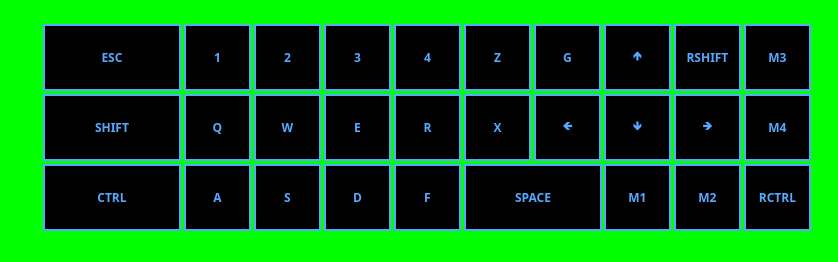
<?xml version="1.0" encoding="UTF-8"?>
<ui version="4.0">
 <class>MainWindow</class>
 <widget class="QMainWindow" name="MainWindow">
  <property name="geometry">
   <rect>
    <x>0</x>
    <y>0</y>
    <width>838</width>
    <height>262</height>
   </rect>
  </property>
  <property name="windowTitle">
   <string>MainWindow</string>
  </property>
  <property name="styleSheet">
   <string notr="true">background-color: rgb(0, 255, 0);</string>
  </property>
  <widget class="QWidget" name="centralwidget">
   <widget class="QPushButton" name="ESCAPE">
    <property name="geometry">
     <rect>
      <x>37</x>
      <y>20</y>
      <width>150</width>
      <height>75</height>
     </rect>
    </property>
    <property name="minimumSize">
     <size>
      <width>150</width>
      <height>75</height>
     </size>
    </property>
    <property name="font">
     <font>
      <family>Poppins</family>
      <bold>true</bold>
     </font>
    </property>
    <property name="styleSheet">
     <string notr="true">color: rgb(85, 170, 255);
background-color: rgb(0, 0, 0);
border-color: rgb(85, 170, 255);
border-style: solid; 
border-width: 2px; 
margin: 4px 6px;</string>
    </property>
    <property name="text">
     <string>ESC</string>
    </property>
   </widget>
   <widget class="QPushButton" name="SHIFT">
    <property name="geometry">
     <rect>
      <x>37</x>
      <y>90</y>
      <width>150</width>
      <height>75</height>
     </rect>
    </property>
    <property name="minimumSize">
     <size>
      <width>150</width>
      <height>75</height>
     </size>
    </property>
    <property name="font">
     <font>
      <family>Poppins</family>
      <bold>true</bold>
     </font>
    </property>
    <property name="styleSheet">
     <string notr="true">color: rgb(85, 170, 255);
background-color: rgb(0, 0, 0);
border-color: rgb(85, 170, 255);
border-style: solid; 
border-width: 2px; 
margin: 4px 6px;</string>
    </property>
    <property name="text">
     <string>SHIFT</string>
    </property>
   </widget>
   <widget class="QPushButton" name="CTRL">
    <property name="geometry">
     <rect>
      <x>37</x>
      <y>160</y>
      <width>150</width>
      <height>75</height>
     </rect>
    </property>
    <property name="minimumSize">
     <size>
      <width>150</width>
      <height>75</height>
     </size>
    </property>
    <property name="font">
     <font>
      <family>Poppins</family>
      <bold>true</bold>
     </font>
    </property>
    <property name="styleSheet">
     <string notr="true">color: rgb(85, 170, 255);
background-color: rgb(0, 0, 0);
border-color: rgb(85, 170, 255);
border-style: solid; 
border-width: 2px; 
margin: 4px 6px;</string>
    </property>
    <property name="text">
     <string>CTRL</string>
    </property>
   </widget>
   <widget class="QPushButton" name="ONE">
    <property name="geometry">
     <rect>
      <x>180</x>
      <y>20</y>
      <width>75</width>
      <height>75</height>
     </rect>
    </property>
    <property name="minimumSize">
     <size>
      <width>75</width>
      <height>75</height>
     </size>
    </property>
    <property name="font">
     <font>
      <family>Poppins</family>
      <bold>true</bold>
     </font>
    </property>
    <property name="styleSheet">
     <string notr="true">color: rgb(85, 170, 255);
background-color: rgb(0, 0, 0);
border-color: rgb(85, 170, 255);
border-style: solid; 
border-width: 2px; 
margin: 4px 4px;</string>
    </property>
    <property name="text">
     <string>1</string>
    </property>
   </widget>
   <widget class="QPushButton" name="TWO">
    <property name="geometry">
     <rect>
      <x>250</x>
      <y>20</y>
      <width>75</width>
      <height>75</height>
     </rect>
    </property>
    <property name="minimumSize">
     <size>
      <width>75</width>
      <height>75</height>
     </size>
    </property>
    <property name="font">
     <font>
      <family>Poppins</family>
      <bold>true</bold>
     </font>
    </property>
    <property name="styleSheet">
     <string notr="true">color: rgb(85, 170, 255);
background-color: rgb(0, 0, 0);
border-color: rgb(85, 170, 255);
border-style: solid; 
border-width: 2px; 
margin: 4px 4px;</string>
    </property>
    <property name="text">
     <string>2</string>
    </property>
   </widget>
   <widget class="QPushButton" name="THREE">
    <property name="geometry">
     <rect>
      <x>320</x>
      <y>20</y>
      <width>75</width>
      <height>75</height>
     </rect>
    </property>
    <property name="minimumSize">
     <size>
      <width>75</width>
      <height>75</height>
     </size>
    </property>
    <property name="font">
     <font>
      <family>Poppins</family>
      <bold>true</bold>
     </font>
    </property>
    <property name="styleSheet">
     <string notr="true">color: rgb(85, 170, 255);
background-color: rgb(0, 0, 0);
border-color: rgb(85, 170, 255);
border-style: solid; 
border-width: 2px; 
margin: 4px 4px;</string>
    </property>
    <property name="text">
     <string>3</string>
    </property>
   </widget>
   <widget class="QPushButton" name="FOUR">
    <property name="geometry">
     <rect>
      <x>390</x>
      <y>20</y>
      <width>75</width>
      <height>75</height>
     </rect>
    </property>
    <property name="minimumSize">
     <size>
      <width>75</width>
      <height>75</height>
     </size>
    </property>
    <property name="font">
     <font>
      <family>Poppins</family>
      <bold>true</bold>
     </font>
    </property>
    <property name="styleSheet">
     <string notr="true">color: rgb(85, 170, 255);
background-color: rgb(0, 0, 0);
border-color: rgb(85, 170, 255);
border-style: solid; 
border-width: 2px; 
margin: 4px 4px;</string>
    </property>
    <property name="text">
     <string>4</string>
    </property>
   </widget>
   <widget class="QPushButton" name="Z">
    <property name="geometry">
     <rect>
      <x>460</x>
      <y>20</y>
      <width>75</width>
      <height>75</height>
     </rect>
    </property>
    <property name="minimumSize">
     <size>
      <width>75</width>
      <height>75</height>
     </size>
    </property>
    <property name="font">
     <font>
      <family>Poppins</family>
      <bold>true</bold>
     </font>
    </property>
    <property name="styleSheet">
     <string notr="true">color: rgb(85, 170, 255);
background-color: rgb(0, 0, 0);
border-color: rgb(85, 170, 255);
border-style: solid; 
border-width: 2px; 
margin: 4px 4px;</string>
    </property>
    <property name="text">
     <string>Z</string>
    </property>
   </widget>
   <widget class="QPushButton" name="G">
    <property name="geometry">
     <rect>
      <x>530</x>
      <y>20</y>
      <width>75</width>
      <height>75</height>
     </rect>
    </property>
    <property name="minimumSize">
     <size>
      <width>75</width>
      <height>75</height>
     </size>
    </property>
    <property name="font">
     <font>
      <family>Poppins</family>
      <bold>true</bold>
     </font>
    </property>
    <property name="styleSheet">
     <string notr="true">color: rgb(85, 170, 255);
background-color: rgb(0, 0, 0);
border-color: rgb(85, 170, 255);
border-style: solid; 
border-width: 2px; 
margin: 4px 4px;</string>
    </property>
    <property name="text">
     <string>G</string>
    </property>
   </widget>
   <widget class="QPushButton" name="UP">
    <property name="geometry">
     <rect>
      <x>600</x>
      <y>20</y>
      <width>75</width>
      <height>75</height>
     </rect>
    </property>
    <property name="minimumSize">
     <size>
      <width>75</width>
      <height>75</height>
     </size>
    </property>
    <property name="font">
     <font>
      <family>Poppins</family>
      <bold>true</bold>
     </font>
    </property>
    <property name="styleSheet">
     <string notr="true">color: rgb(85, 170, 255);
background-color: rgb(0, 0, 0);
border-color: rgb(85, 170, 255);
border-style: solid; 
border-width: 2px; 
margin: 4px 4px;</string>
    </property>
    <property name="text">
     <string>🡹</string>
    </property>
   </widget>
   <widget class="QPushButton" name="RSHIFT">
    <property name="geometry">
     <rect>
      <x>670</x>
      <y>20</y>
      <width>75</width>
      <height>75</height>
     </rect>
    </property>
    <property name="minimumSize">
     <size>
      <width>75</width>
      <height>75</height>
     </size>
    </property>
    <property name="font">
     <font>
      <family>Poppins</family>
      <bold>true</bold>
     </font>
    </property>
    <property name="styleSheet">
     <string notr="true">color: rgb(85, 170, 255);
background-color: rgb(0, 0, 0);
border-color: rgb(85, 170, 255);
border-style: solid; 
border-width: 2px; 
margin: 4px 4px;</string>
    </property>
    <property name="text">
     <string>RSHIFT</string>
    </property>
   </widget>
   <widget class="QPushButton" name="Q">
    <property name="geometry">
     <rect>
      <x>180</x>
      <y>90</y>
      <width>75</width>
      <height>75</height>
     </rect>
    </property>
    <property name="minimumSize">
     <size>
      <width>75</width>
      <height>75</height>
     </size>
    </property>
    <property name="font">
     <font>
      <family>Poppins</family>
      <bold>true</bold>
     </font>
    </property>
    <property name="styleSheet">
     <string notr="true">color: rgb(85, 170, 255);
background-color: rgb(0, 0, 0);
border-color: rgb(85, 170, 255);
border-style: solid; 
border-width: 2px; 
margin: 4px 4px;</string>
    </property>
    <property name="text">
     <string>Q</string>
    </property>
   </widget>
   <widget class="QPushButton" name="W">
    <property name="geometry">
     <rect>
      <x>250</x>
      <y>90</y>
      <width>75</width>
      <height>75</height>
     </rect>
    </property>
    <property name="minimumSize">
     <size>
      <width>75</width>
      <height>75</height>
     </size>
    </property>
    <property name="font">
     <font>
      <family>Poppins</family>
      <bold>true</bold>
     </font>
    </property>
    <property name="styleSheet">
     <string notr="true">color: rgb(85, 170, 255);
background-color: rgb(0, 0, 0);
border-color: rgb(85, 170, 255);
border-style: solid; 
border-width: 2px; 
margin: 4px 4px;</string>
    </property>
    <property name="text">
     <string>W</string>
    </property>
   </widget>
   <widget class="QPushButton" name="E">
    <property name="geometry">
     <rect>
      <x>320</x>
      <y>90</y>
      <width>75</width>
      <height>75</height>
     </rect>
    </property>
    <property name="minimumSize">
     <size>
      <width>75</width>
      <height>75</height>
     </size>
    </property>
    <property name="font">
     <font>
      <family>Poppins</family>
      <bold>true</bold>
     </font>
    </property>
    <property name="styleSheet">
     <string notr="true">color: rgb(85, 170, 255);
background-color: rgb(0, 0, 0);
border-color: rgb(85, 170, 255);
border-style: solid; 
border-width: 2px; 
margin: 4px 4px;</string>
    </property>
    <property name="text">
     <string>E</string>
    </property>
   </widget>
   <widget class="QPushButton" name="R">
    <property name="geometry">
     <rect>
      <x>390</x>
      <y>90</y>
      <width>75</width>
      <height>75</height>
     </rect>
    </property>
    <property name="minimumSize">
     <size>
      <width>75</width>
      <height>75</height>
     </size>
    </property>
    <property name="font">
     <font>
      <family>Poppins</family>
      <bold>true</bold>
     </font>
    </property>
    <property name="styleSheet">
     <string notr="true">color: rgb(85, 170, 255);
background-color: rgb(0, 0, 0);
border-color: rgb(85, 170, 255);
border-style: solid; 
border-width: 2px; 
margin: 4px 4px;</string>
    </property>
    <property name="text">
     <string>R</string>
    </property>
   </widget>
   <widget class="QPushButton" name="X">
    <property name="geometry">
     <rect>
      <x>460</x>
      <y>90</y>
      <width>75</width>
      <height>75</height>
     </rect>
    </property>
    <property name="minimumSize">
     <size>
      <width>75</width>
      <height>75</height>
     </size>
    </property>
    <property name="font">
     <font>
      <family>Poppins</family>
      <bold>true</bold>
     </font>
    </property>
    <property name="styleSheet">
     <string notr="true">color: rgb(85, 170, 255);
background-color: rgb(0, 0, 0);
border-color: rgb(85, 170, 255);
border-style: solid; 
border-width: 2px; 
margin: 4px 4px;</string>
    </property>
    <property name="text">
     <string>X</string>
    </property>
   </widget>
   <widget class="QPushButton" name="LEFT">
    <property name="geometry">
     <rect>
      <x>530</x>
      <y>90</y>
      <width>75</width>
      <height>75</height>
     </rect>
    </property>
    <property name="minimumSize">
     <size>
      <width>75</width>
      <height>75</height>
     </size>
    </property>
    <property name="font">
     <font>
      <family>Poppins</family>
      <bold>true</bold>
     </font>
    </property>
    <property name="styleSheet">
     <string notr="true">color: rgb(85, 170, 255);
background-color: rgb(0, 0, 0);
border-color: rgb(85, 170, 255);
border-style: solid; 
border-width: 2px; 
margin: 4px 4px;</string>
    </property>
    <property name="text">
     <string>🡸</string>
    </property>
   </widget>
   <widget class="QPushButton" name="DOWN">
    <property name="geometry">
     <rect>
      <x>600</x>
      <y>90</y>
      <width>75</width>
      <height>75</height>
     </rect>
    </property>
    <property name="minimumSize">
     <size>
      <width>75</width>
      <height>75</height>
     </size>
    </property>
    <property name="font">
     <font>
      <family>Poppins</family>
      <bold>true</bold>
     </font>
    </property>
    <property name="styleSheet">
     <string notr="true">color: rgb(85, 170, 255);
background-color: rgb(0, 0, 0);
border-color: rgb(85, 170, 255);
border-style: solid; 
border-width: 2px; 
margin: 4px 4px;</string>
    </property>
    <property name="text">
     <string>🡻</string>
    </property>
   </widget>
   <widget class="QPushButton" name="RIGHT">
    <property name="geometry">
     <rect>
      <x>670</x>
      <y>90</y>
      <width>75</width>
      <height>75</height>
     </rect>
    </property>
    <property name="minimumSize">
     <size>
      <width>75</width>
      <height>75</height>
     </size>
    </property>
    <property name="font">
     <font>
      <family>Poppins</family>
      <bold>true</bold>
     </font>
    </property>
    <property name="styleSheet">
     <string notr="true">color: rgb(85, 170, 255);
background-color: rgb(0, 0, 0);
border-color: rgb(85, 170, 255);
border-style: solid; 
border-width: 2px; 
margin: 4px 4px;</string>
    </property>
    <property name="text">
     <string>🡺</string>
    </property>
   </widget>
   <widget class="QPushButton" name="A">
    <property name="geometry">
     <rect>
      <x>180</x>
      <y>160</y>
      <width>75</width>
      <height>75</height>
     </rect>
    </property>
    <property name="minimumSize">
     <size>
      <width>75</width>
      <height>75</height>
     </size>
    </property>
    <property name="font">
     <font>
      <family>Poppins</family>
      <bold>true</bold>
     </font>
    </property>
    <property name="styleSheet">
     <string notr="true">color: rgb(85, 170, 255);
background-color: rgb(0, 0, 0);
border-color: rgb(85, 170, 255);
border-style: solid; 
border-width: 2px; 
margin: 4px 4px;</string>
    </property>
    <property name="text">
     <string>A</string>
    </property>
   </widget>
   <widget class="QPushButton" name="S">
    <property name="geometry">
     <rect>
      <x>250</x>
      <y>160</y>
      <width>75</width>
      <height>75</height>
     </rect>
    </property>
    <property name="minimumSize">
     <size>
      <width>75</width>
      <height>75</height>
     </size>
    </property>
    <property name="font">
     <font>
      <family>Poppins</family>
      <bold>true</bold>
     </font>
    </property>
    <property name="styleSheet">
     <string notr="true">color: rgb(85, 170, 255);
background-color: rgb(0, 0, 0);
border-color: rgb(85, 170, 255);
border-style: solid; 
border-width: 2px; 
margin: 4px 4px;</string>
    </property>
    <property name="text">
     <string>S</string>
    </property>
   </widget>
   <widget class="QPushButton" name="D">
    <property name="geometry">
     <rect>
      <x>320</x>
      <y>160</y>
      <width>75</width>
      <height>75</height>
     </rect>
    </property>
    <property name="minimumSize">
     <size>
      <width>75</width>
      <height>75</height>
     </size>
    </property>
    <property name="font">
     <font>
      <family>Poppins</family>
      <bold>true</bold>
     </font>
    </property>
    <property name="styleSheet">
     <string notr="true">color: rgb(85, 170, 255);
background-color: rgb(0, 0, 0);
border-color: rgb(85, 170, 255);
border-style: solid; 
border-width: 2px; 
margin: 4px 4px;</string>
    </property>
    <property name="text">
     <string>D</string>
    </property>
   </widget>
   <widget class="QPushButton" name="F">
    <property name="geometry">
     <rect>
      <x>390</x>
      <y>160</y>
      <width>75</width>
      <height>75</height>
     </rect>
    </property>
    <property name="minimumSize">
     <size>
      <width>75</width>
      <height>75</height>
     </size>
    </property>
    <property name="font">
     <font>
      <family>Poppins</family>
      <bold>true</bold>
     </font>
    </property>
    <property name="styleSheet">
     <string notr="true">color: rgb(85, 170, 255);
background-color: rgb(0, 0, 0);
border-color: rgb(85, 170, 255);
border-style: solid; 
border-width: 2px; 
margin: 4px 4px;</string>
    </property>
    <property name="text">
     <string>F</string>
    </property>
   </widget>
   <widget class="QPushButton" name="SPACE">
    <property name="geometry">
     <rect>
      <x>458</x>
      <y>160</y>
      <width>150</width>
      <height>75</height>
     </rect>
    </property>
    <property name="minimumSize">
     <size>
      <width>150</width>
      <height>75</height>
     </size>
    </property>
    <property name="font">
     <font>
      <family>Poppins</family>
      <bold>true</bold>
     </font>
    </property>
    <property name="styleSheet">
     <string notr="true">color: rgb(85, 170, 255);
background-color: rgb(0, 0, 0);
border-color: rgb(85, 170, 255);
border-style: solid; 
border-width: 2px; 
margin: 4px 6px;</string>
    </property>
    <property name="text">
     <string>SPACE</string>
    </property>
   </widget>
   <widget class="QPushButton" name="MOUSE1">
    <property name="geometry">
     <rect>
      <x>600</x>
      <y>160</y>
      <width>75</width>
      <height>75</height>
     </rect>
    </property>
    <property name="minimumSize">
     <size>
      <width>75</width>
      <height>75</height>
     </size>
    </property>
    <property name="font">
     <font>
      <family>Poppins</family>
      <bold>true</bold>
     </font>
    </property>
    <property name="styleSheet">
     <string notr="true">color: rgb(85, 170, 255);
background-color: rgb(0, 0, 0);
border-color: rgb(85, 170, 255);
border-style: solid; 
border-width: 2px; 
margin: 4px 4px;</string>
    </property>
    <property name="text">
     <string>M1</string>
    </property>
   </widget>
   <widget class="QPushButton" name="MOUSE2">
    <property name="geometry">
     <rect>
      <x>670</x>
      <y>160</y>
      <width>75</width>
      <height>75</height>
     </rect>
    </property>
    <property name="minimumSize">
     <size>
      <width>75</width>
      <height>75</height>
     </size>
    </property>
    <property name="font">
     <font>
      <family>Poppins</family>
      <bold>true</bold>
     </font>
    </property>
    <property name="styleSheet">
     <string notr="true">color: rgb(85, 170, 255);
background-color: rgb(0, 0, 0);
border-color: rgb(85, 170, 255);
border-style: solid; 
border-width: 2px; 
margin: 4px 4px;</string>
    </property>
    <property name="text">
     <string>M2</string>
    </property>
   </widget>
   <widget class="QPushButton" name="MOUSE3">
    <property name="geometry">
     <rect>
      <x>740</x>
      <y>20</y>
      <width>75</width>
      <height>75</height>
     </rect>
    </property>
    <property name="minimumSize">
     <size>
      <width>75</width>
      <height>75</height>
     </size>
    </property>
    <property name="font">
     <font>
      <family>Poppins</family>
      <bold>true</bold>
     </font>
    </property>
    <property name="styleSheet">
     <string notr="true">color: rgb(85, 170, 255);
background-color: rgb(0, 0, 0);
border-color: rgb(85, 170, 255);
border-style: solid; 
border-width: 2px; 
margin: 4px 4px;</string>
    </property>
    <property name="text">
     <string>M3</string>
    </property>
   </widget>
   <widget class="QPushButton" name="MOUSE4">
    <property name="geometry">
     <rect>
      <x>740</x>
      <y>90</y>
      <width>75</width>
      <height>75</height>
     </rect>
    </property>
    <property name="minimumSize">
     <size>
      <width>75</width>
      <height>75</height>
     </size>
    </property>
    <property name="font">
     <font>
      <family>Poppins</family>
      <bold>true</bold>
     </font>
    </property>
    <property name="styleSheet">
     <string notr="true">color: rgb(85, 170, 255);
background-color: rgb(0, 0, 0);
border-color: rgb(85, 170, 255);
border-style: solid; 
border-width: 2px; 
margin: 4px 4px;</string>
    </property>
    <property name="text">
     <string>M4</string>
    </property>
   </widget>
   <widget class="QPushButton" name="RCTRL">
    <property name="geometry">
     <rect>
      <x>740</x>
      <y>160</y>
      <width>75</width>
      <height>75</height>
     </rect>
    </property>
    <property name="minimumSize">
     <size>
      <width>75</width>
      <height>75</height>
     </size>
    </property>
    <property name="font">
     <font>
      <family>Poppins</family>
      <bold>true</bold>
     </font>
    </property>
    <property name="styleSheet">
     <string notr="true">color: rgb(85, 170, 255);
background-color: rgb(0, 0, 0);
border-color: rgb(85, 170, 255);
border-style: solid; 
border-width: 2px; 
margin: 4px 4px;</string>
    </property>
    <property name="text">
     <string>RCTRL</string>
    </property>
   </widget>
  </widget>
 </widget>
 <resources/>
 <connections/>
</ui>
